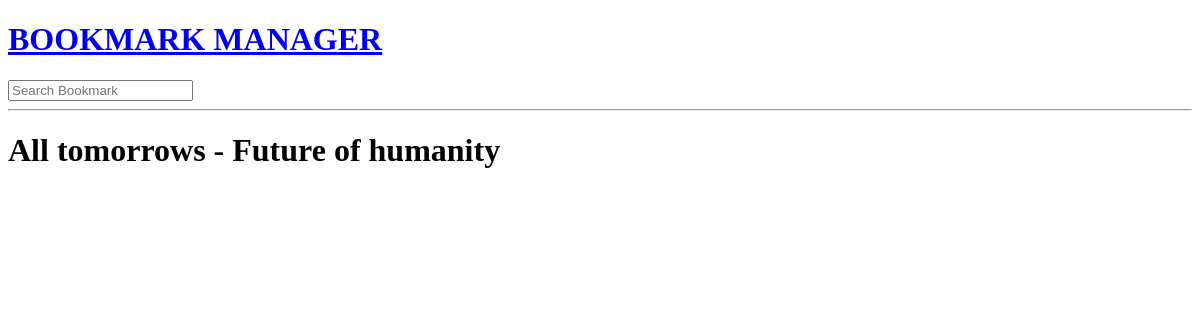
The page /bookmark/18/ on the database as committed earlier.
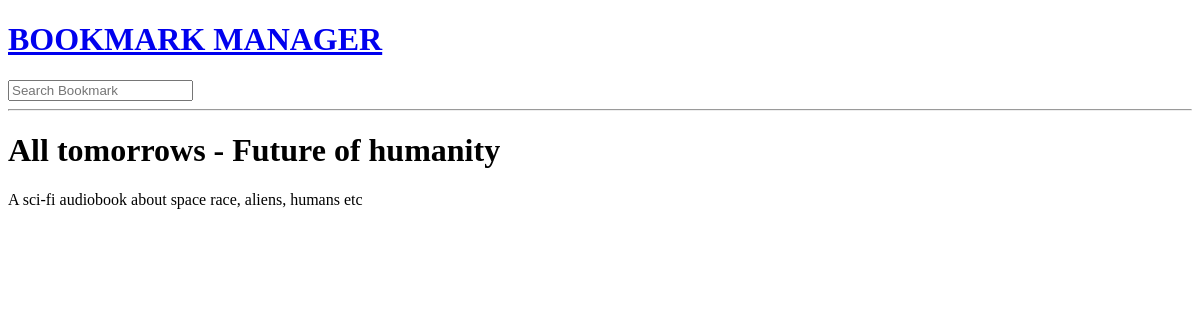
The same page on the database as committed later.
### dashboard/models.py (models this page shows, shortened)
class Bookmark(models.Model):
    category = models.ForeignKey(
        Category, on_delete=models.SET_NULL, null=True)
    name = models.CharField(max_length=200)
    url = models.URLField(max_length=200)
    description = models.TextField(null=True, blank=True)
    notes = models.TextField(null=True, blank=True)
    updated = models.DateTimeField(auto_now=True)
    created = models.DateTimeField(auto_now_add=True)
    class Meta:
        ordering = ['-updated', '-created']

### dashboard/views.py (the view)
# urls.py: path('bookmark/', views.getBookmarks),
def bookmark(request, pk):
    bookmark = Bookmark.objects.get(id=pk)
    context = {'bookmark': bookmark}
    return render(request, 'dashboard/bookmark.html', context)

### dashboard/templates/dashboard/bookmark.html (shortened to what this page needs)
{% extends 'main.html'%} {% block content %}
<h1>{{bookmark.name}}</h1>
<p>{{bookmark.description}}</p>
{% endblock content %}

Rows that differ between the two databases and show on the page:
changed Bookmark "All tomorrows - Future of humanity": description (not shown) → "A sci-fi audiobook about space race, aliens, humans etc"
